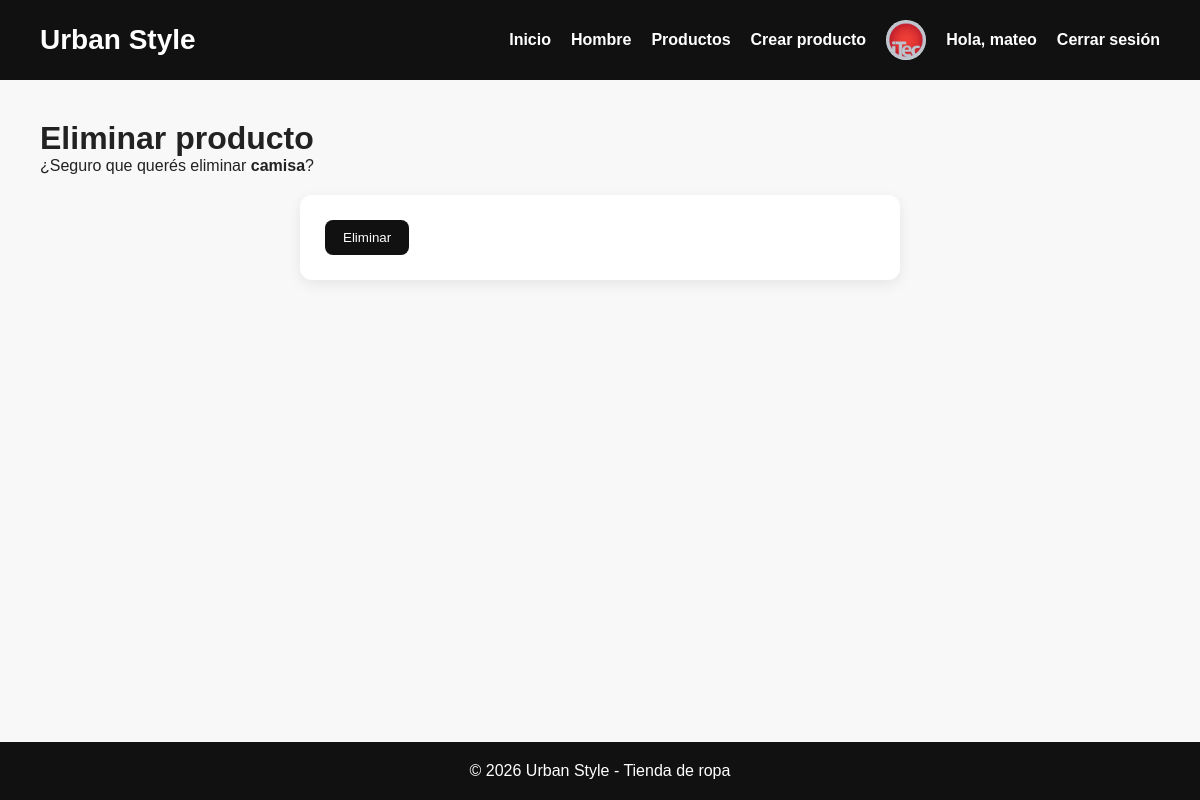
The page /productos/eliminar/3/ (signed in) on the database its author committed.
### usuarios/models.py (models this page shows, shortened)
class UsuarioPersonalizado(AbstractUser):
    telefono = models.CharField(max_length=20, null=True, blank=True)
    dni = models.CharField(max_length=20, null=True, blank=True)
    foto_perfil = models.ImageField(upload_to='foto_usuario/',null=True, blank=True)

### Tematica/models.py (models this page shows, shortened)
class Producto(models.Model):
    proveedor = models.ForeignKey(Proveedor, on_delete=models.CASCADE, null=True, blank=True)
    nombre = models.CharField(max_length=100)
    descripcion = models.TextField()
    precio = models.DecimalField(max_digits=10, decimal_places=2)
    stock = models.IntegerField()
    disponible = models.BooleanField(default=True)
    imagen = models.ImageField(upload_to="productos/", null=True, blank=True)

### Tematica/views.py (the view)
# urls.py: path("productos/eliminar/<int:id>/", eliminar_producto, name="eliminar_producto"),
@login_required
@permission_required('Tematica.delete_producto')
def eliminar_producto(request, id):
    producto = get_object_or_404(Producto, id=id)
    if request.method == "POST":
        producto.delete()
        return redirect("productos")
    return render(request, "Tematica/eliminar_producto.html", {"producto": producto})

### Tematica/templates/Tematica/eliminar_producto.html (shortened to what this page needs)
{% extends 'Tematica/base.html' %}
{% block body %}
<div class="contenedor">
    <h1>Eliminar producto</h1>
    <p>¿Seguro que querés eliminar <strong>{{ producto.nombre }}</strong>?</p>
    <form method="post">
        <button type="submit">Eliminar</button>
    </form>
</div>
{% endblock %}

### Tematica/templates/Tematica/base.html (shortened to what this page needs)
<!DOCTYPE html>
<html lang="es">
<head>
</head>
<body>
    <header>
        <nav>
            <h1>Urban Style</h1>
            <ul>
                <li><a href="/">Inicio</a></li>
                <li><a href="/hombre/">Hombre</a></li>
                <li><a href="/productos/">Productos</a></li>
                <li><a href="/productos/crear/">Crear producto</a></li>
                {% if user.is_authenticated %}
            {% if user.foto_perfil %}
                <li>
                    <img src="{{ user.foto_perfil.url }}" alt="Foto de perfil" class="foto-navbar">
                </li>
            {% endif %}
            <li class="usuario-logueado">Hola, {{ user.username }}</li>
            <li>
                <form method="post" action="{% url 'logout' %}" class="logout-form">
                    <button type="submit" class="logout-btn">Cerrar sesión</button>
                </form>
            </li>
        {% else %}
            <li><a href="{% url 'login' %}">Iniciar sesión</a></li>
            <li><a href="{% url 'register' %}">Registrarse</a></li>
        {% endif %}
    </ul>
</nav>
    </header>
    <main>
        {% block body %}{% endblock %}
    </main>
    <footer>
        <p>© 2026 Urban Style - Tienda de ropa</p>
    </footer>
</body>
</html>

### Tematica/templates/Tematica/base.html (style rules this page uses)
* { margin: 0; padding: 0; box-sizing: border-box; }
html, body { height: 100%; }
body { font-family: Arial, sans-serif; background: #f8f8f8; color: #222; min-height: 100vh; display: flex; flex-direction: column; }
main { flex: 1; }
header { background: #111; color: white; padding: 20px 40px; }
nav { display: flex; justify-content: space-between; align-items: center; }
nav h1 { font-size: 28px; }
nav ul { list-style: none; display: flex; gap: 20px; align-items: center; }
nav a { color: white; text-decoration: none; font-weight: bold; }
.foto-navbar { width: 40px; height: 40px; border-radius: 50%; object-fit: cover; display: block; }
.usuario-logueado { color: white; font-weight: bold; }
.logout-form { margin: 0; padding: 0; background: transparent; box-shadow: none; border: none; max-width: none; display: inline; }
.logout-btn { background: none; border: none; color: white; font-weight: bold; cursor: pointer; padding: 0; font-size: 16px; font-family: Arial, sans-serif; }
footer { background: #111; color: white; text-align: center; padding: 20px; margin-top: 30px; }
.contenedor { padding: 40px; }
form { max-width: 600px; margin: 20px auto; background: white; padding: 25px; border-radius: 12px; box-shadow: 0 4px 14px rgba(0,0,0,0.08); }
form button { background: #111; color: white; border: none; padding: 10px 18px; border-radius: 8px; cursor: pointer; }

### rows shown on the page
UsuarioPersonalizado: foto_perfil (picture), username "mateo"
Producto: nombre "camisa"
